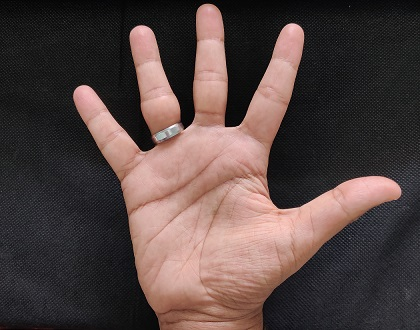
#> input picture hand-sample.jpg, 420 x 330 px
$ python 'hand gesture.py'
#> lines starting #> are read from the running program, lines starting #| are printed output that depends on the picture; after the words box and inside, x2 and y2 are one past the last pixel; in counts of white or black regions, pixels touching at a corner belong together
import cv2
import numpy as np

hand = cv2.imread('hand-sample.jpg',0)
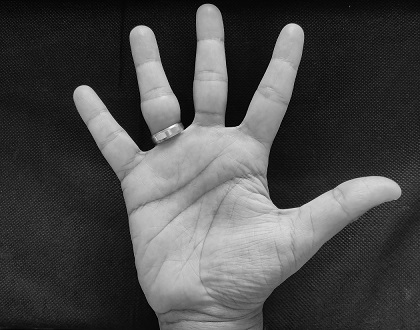
#> hand: shape (330, 420); min 0, max 255, mean 73.2

ret, the = cv2.threshold(hand, 70, 255, cv2.THRESH_BINARY)
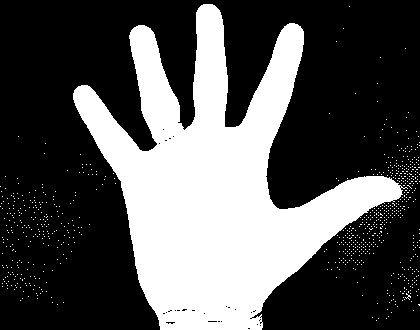
#> the: shape (330, 420); 33.6% white; 740 white regions (739 under 20 px)

result = cv2.findContours(the.copy(), cv2.RETR_TREE, cv2.CHAIN_APPROX_NONE)
#> result = 773 contours, 771 with area under 20; largest, box (x1, y1, x2, y2) and area: (73, 4, 408, 330) 44966, (165, 321, 176, 325) 21
contours, hierarchy = result if len(result) == 2 else result[1:3]
#> contours has the same summary as result

hull = [cv2.convexHull(c) for c in contours]
#> hull = 773 contours, 771 with area under 20; largest, box (x1, y1, x2, y2) and area: (73, 4, 408, 330) 72707, (165, 321, 176, 325) 24

final = cv2.drawContours(hand, hull, -1, (255,0,0))
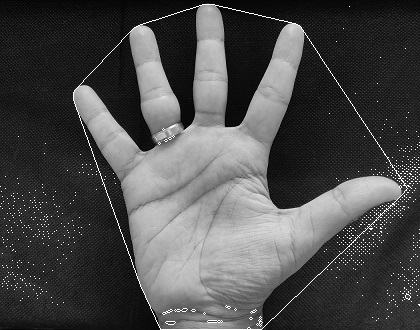
#> final: shape (330, 420); min 0, max 255, mean 75.8


cv2.imshow('Original Image',hand)
cv2.imshow('Thresh', the)
cv2.imshow('Convex Hull',final)

cv2.waitKey(0)
cv2.destroyAllWindows()
